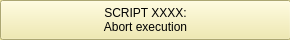
<?xml version="1.0" encoding="UTF-8"?>
<ui version="4.0">
 <class>CQDlgStopScripts</class>
 <widget class="QDialog" name="CQDlgStopScripts">
  <property name="geometry">
   <rect>
    <x>0</x>
    <y>0</y>
    <width>290</width>
    <height>40</height>
   </rect>
  </property>
  <property name="palette">
   <palette>
    <active>
     <colorrole role="WindowText">
      <brush brushstyle="SolidPattern">
       <color alpha="255">
        <red>0</red>
        <green>0</green>
        <blue>0</blue>
       </color>
      </brush>
     </colorrole>
     <colorrole role="Button">
      <brush brushstyle="SolidPattern">
       <color alpha="255">
        <red>240</red>
        <green>232</green>
        <blue>160</blue>
       </color>
      </brush>
     </colorrole>
     <colorrole role="Light">
      <brush brushstyle="SolidPattern">
       <color alpha="255">
        <red>255</red>
        <green>255</green>
        <blue>255</blue>
       </color>
      </brush>
     </colorrole>
     <colorrole role="Midlight">
      <brush brushstyle="SolidPattern">
       <color alpha="255">
        <red>247</red>
        <green>243</green>
        <blue>207</blue>
       </color>
      </brush>
     </colorrole>
     <colorrole role="Dark">
      <brush brushstyle="SolidPattern">
       <color alpha="255">
        <red>120</red>
        <green>116</green>
        <blue>80</blue>
       </color>
      </brush>
     </colorrole>
     <colorrole role="Mid">
      <brush brushstyle="SolidPattern">
       <color alpha="255">
        <red>160</red>
        <green>155</green>
        <blue>107</blue>
       </color>
      </brush>
     </colorrole>
     <colorrole role="Text">
      <brush brushstyle="SolidPattern">
       <color alpha="255">
        <red>0</red>
        <green>0</green>
        <blue>0</blue>
       </color>
      </brush>
     </colorrole>
     <colorrole role="BrightText">
      <brush brushstyle="SolidPattern">
       <color alpha="255">
        <red>255</red>
        <green>255</green>
        <blue>255</blue>
       </color>
      </brush>
     </colorrole>
     <colorrole role="ButtonText">
      <brush brushstyle="SolidPattern">
       <color alpha="255">
        <red>0</red>
        <green>0</green>
        <blue>0</blue>
       </color>
      </brush>
     </colorrole>
     <colorrole role="Base">
      <brush brushstyle="SolidPattern">
       <color alpha="255">
        <red>255</red>
        <green>255</green>
        <blue>255</blue>
       </color>
      </brush>
     </colorrole>
     <colorrole role="Window">
      <brush brushstyle="SolidPattern">
       <color alpha="255">
        <red>240</red>
        <green>232</green>
        <blue>160</blue>
       </color>
      </brush>
     </colorrole>
     <colorrole role="Shadow">
      <brush brushstyle="SolidPattern">
       <color alpha="255">
        <red>0</red>
        <green>0</green>
        <blue>0</blue>
       </color>
      </brush>
     </colorrole>
     <colorrole role="AlternateBase">
      <brush brushstyle="SolidPattern">
       <color alpha="255">
        <red>247</red>
        <green>243</green>
        <blue>207</blue>
       </color>
      </brush>
     </colorrole>
     <colorrole role="ToolTipBase">
      <brush brushstyle="SolidPattern">
       <color alpha="255">
        <red>255</red>
        <green>255</green>
        <blue>220</blue>
       </color>
      </brush>
     </colorrole>
     <colorrole role="ToolTipText">
      <brush brushstyle="SolidPattern">
       <color alpha="255">
        <red>0</red>
        <green>0</green>
        <blue>0</blue>
       </color>
      </brush>
     </colorrole>
    </active>
    <inactive>
     <colorrole role="WindowText">
      <brush brushstyle="SolidPattern">
       <color alpha="255">
        <red>0</red>
        <green>0</green>
        <blue>0</blue>
       </color>
      </brush>
     </colorrole>
     <colorrole role="Button">
      <brush brushstyle="SolidPattern">
       <color alpha="255">
        <red>240</red>
        <green>232</green>
        <blue>160</blue>
       </color>
      </brush>
     </colorrole>
     <colorrole role="Light">
      <brush brushstyle="SolidPattern">
       <color alpha="255">
        <red>255</red>
        <green>255</green>
        <blue>255</blue>
       </color>
      </brush>
     </colorrole>
     <colorrole role="Midlight">
      <brush brushstyle="SolidPattern">
       <color alpha="255">
        <red>247</red>
        <green>243</green>
        <blue>207</blue>
       </color>
      </brush>
     </colorrole>
     <colorrole role="Dark">
      <brush brushstyle="SolidPattern">
       <color alpha="255">
        <red>120</red>
        <green>116</green>
        <blue>80</blue>
       </color>
      </brush>
     </colorrole>
     <colorrole role="Mid">
      <brush brushstyle="SolidPattern">
       <color alpha="255">
        <red>160</red>
        <green>155</green>
        <blue>107</blue>
       </color>
      </brush>
     </colorrole>
     <colorrole role="Text">
      <brush brushstyle="SolidPattern">
       <color alpha="255">
        <red>0</red>
        <green>0</green>
        <blue>0</blue>
       </color>
      </brush>
     </colorrole>
     <colorrole role="BrightText">
      <brush brushstyle="SolidPattern">
       <color alpha="255">
        <red>255</red>
        <green>255</green>
        <blue>255</blue>
       </color>
      </brush>
     </colorrole>
     <colorrole role="ButtonText">
      <brush brushstyle="SolidPattern">
       <color alpha="255">
        <red>0</red>
        <green>0</green>
        <blue>0</blue>
       </color>
      </brush>
     </colorrole>
     <colorrole role="Base">
      <brush brushstyle="SolidPattern">
       <color alpha="255">
        <red>255</red>
        <green>255</green>
        <blue>255</blue>
       </color>
      </brush>
     </colorrole>
     <colorrole role="Window">
      <brush brushstyle="SolidPattern">
       <color alpha="255">
        <red>240</red>
        <green>232</green>
        <blue>160</blue>
       </color>
      </brush>
     </colorrole>
     <colorrole role="Shadow">
      <brush brushstyle="SolidPattern">
       <color alpha="255">
        <red>0</red>
        <green>0</green>
        <blue>0</blue>
       </color>
      </brush>
     </colorrole>
     <colorrole role="AlternateBase">
      <brush brushstyle="SolidPattern">
       <color alpha="255">
        <red>247</red>
        <green>243</green>
        <blue>207</blue>
       </color>
      </brush>
     </colorrole>
     <colorrole role="ToolTipBase">
      <brush brushstyle="SolidPattern">
       <color alpha="255">
        <red>255</red>
        <green>255</green>
        <blue>220</blue>
       </color>
      </brush>
     </colorrole>
     <colorrole role="ToolTipText">
      <brush brushstyle="SolidPattern">
       <color alpha="255">
        <red>0</red>
        <green>0</green>
        <blue>0</blue>
       </color>
      </brush>
     </colorrole>
    </inactive>
    <disabled>
     <colorrole role="WindowText">
      <brush brushstyle="SolidPattern">
       <color alpha="255">
        <red>120</red>
        <green>116</green>
        <blue>80</blue>
       </color>
      </brush>
     </colorrole>
     <colorrole role="Button">
      <brush brushstyle="SolidPattern">
       <color alpha="255">
        <red>240</red>
        <green>232</green>
        <blue>160</blue>
       </color>
      </brush>
     </colorrole>
     <colorrole role="Light">
      <brush brushstyle="SolidPattern">
       <color alpha="255">
        <red>255</red>
        <green>255</green>
        <blue>255</blue>
       </color>
      </brush>
     </colorrole>
     <colorrole role="Midlight">
      <brush brushstyle="SolidPattern">
       <color alpha="255">
        <red>247</red>
        <green>243</green>
        <blue>207</blue>
       </color>
      </brush>
     </colorrole>
     <colorrole role="Dark">
      <brush brushstyle="SolidPattern">
       <color alpha="255">
        <red>120</red>
        <green>116</green>
        <blue>80</blue>
       </color>
      </brush>
     </colorrole>
     <colorrole role="Mid">
      <brush brushstyle="SolidPattern">
       <color alpha="255">
        <red>160</red>
        <green>155</green>
        <blue>107</blue>
       </color>
      </brush>
     </colorrole>
     <colorrole role="Text">
      <brush brushstyle="SolidPattern">
       <color alpha="255">
        <red>120</red>
        <green>116</green>
        <blue>80</blue>
       </color>
      </brush>
     </colorrole>
     <colorrole role="BrightText">
      <brush brushstyle="SolidPattern">
       <color alpha="255">
        <red>255</red>
        <green>255</green>
        <blue>255</blue>
       </color>
      </brush>
     </colorrole>
     <colorrole role="ButtonText">
      <brush brushstyle="SolidPattern">
       <color alpha="255">
        <red>120</red>
        <green>116</green>
        <blue>80</blue>
       </color>
      </brush>
     </colorrole>
     <colorrole role="Base">
      <brush brushstyle="SolidPattern">
       <color alpha="255">
        <red>240</red>
        <green>232</green>
        <blue>160</blue>
       </color>
      </brush>
     </colorrole>
     <colorrole role="Window">
      <brush brushstyle="SolidPattern">
       <color alpha="255">
        <red>240</red>
        <green>232</green>
        <blue>160</blue>
       </color>
      </brush>
     </colorrole>
     <colorrole role="Shadow">
      <brush brushstyle="SolidPattern">
       <color alpha="255">
        <red>0</red>
        <green>0</green>
        <blue>0</blue>
       </color>
      </brush>
     </colorrole>
     <colorrole role="AlternateBase">
      <brush brushstyle="SolidPattern">
       <color alpha="255">
        <red>240</red>
        <green>232</green>
        <blue>160</blue>
       </color>
      </brush>
     </colorrole>
     <colorrole role="ToolTipBase">
      <brush brushstyle="SolidPattern">
       <color alpha="255">
        <red>255</red>
        <green>255</green>
        <blue>220</blue>
       </color>
      </brush>
     </colorrole>
     <colorrole role="ToolTipText">
      <brush brushstyle="SolidPattern">
       <color alpha="255">
        <red>0</red>
        <green>0</green>
        <blue>0</blue>
       </color>
      </brush>
     </colorrole>
    </disabled>
   </palette>
  </property>
  <property name="windowTitle">
   <string/>
  </property>
  <property name="windowOpacity">
   <double>1.000000000000000</double>
  </property>
  <property name="locale">
   <locale language="English" country="UnitedStates"/>
  </property>
  <widget class="QToolButton" name="qqStop">
   <property name="geometry">
    <rect>
     <x>0</x>
     <y>0</y>
     <width>291</width>
     <height>40</height>
    </rect>
   </property>
   <property name="text">
    <string>SCRIPT XXXX:
Abort execution</string>
   </property>
  </widget>
 </widget>
 <resources/>
 <connections/>
</ui>
